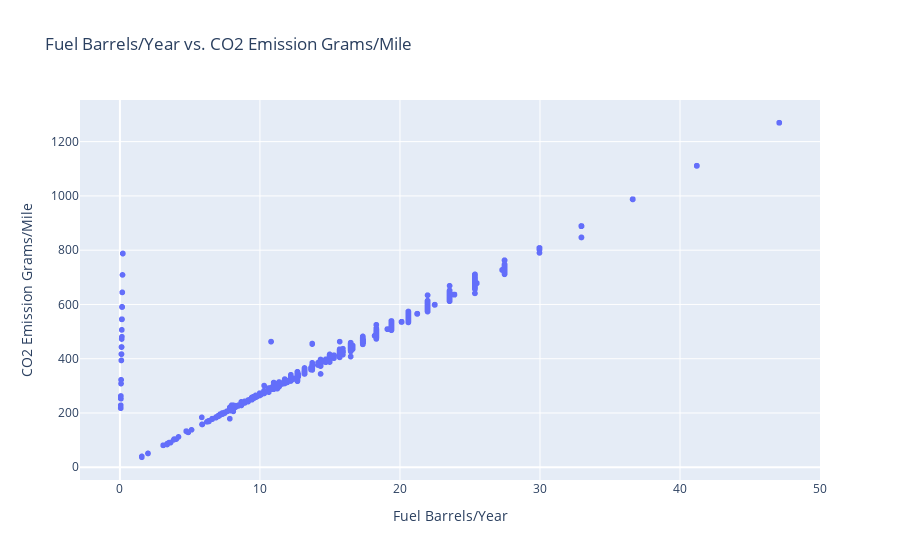

Notebook code for this chart:
### Markdown cell above
Build a regression model for this data. What type of regression are you using? Add your responses as comments after your code.

### Code cell
# The strongest correlation was between "Fuel Barrels/Year" and "CO2 Emission Grams/Mile"

fig = px.scatter(vehicles, x = "Fuel Barrels/Year", y = "CO2 Emission Grams/Mile", title="Fuel Barrels/Year vs. CO2 Emission Grams/Mile")

# fig.update_yaxes(scaleanchor="x", scaleratio=1) 
fig.show()

### Figure 1 — Plotly figure (JSON) as saved in the notebook; plotly's stock layout.template omitted (floating-point values rounded to 4 significant figures; data arrays with more than 128 entries replaced by an {"elided": "..."} marker saying what was removed)
{"data": [{"hovertemplate": "Fuel Barrels/Year=%{x}<br>CO2 Emission Grams/Mile=%{y}<extra></extra>", "legendgroup": "", "marker": {"color": "#636efa", "symbol": "circle"}, "mode": "markers", "name": "", "showlegend": false, "type": "scattergl", "x": {"elided": "35952 float values"}, "xaxis": "x", "y": {"elided": "35952 float values"}, "yaxis": "y"}], "layout": {"legend": {"tracegroupgap": 0}, "title": {"text": "Fuel Barrels/Year vs. CO2 Emission Grams/Mile"}, "xaxis": {"anchor": "y", "domain": [0, 1], "title": {"text": "Fuel Barrels/Year"}}, "yaxis": {"anchor": "x", "domain": [0, 1], "title": {"text": "CO2 Emission Grams/Mile"}}}}
